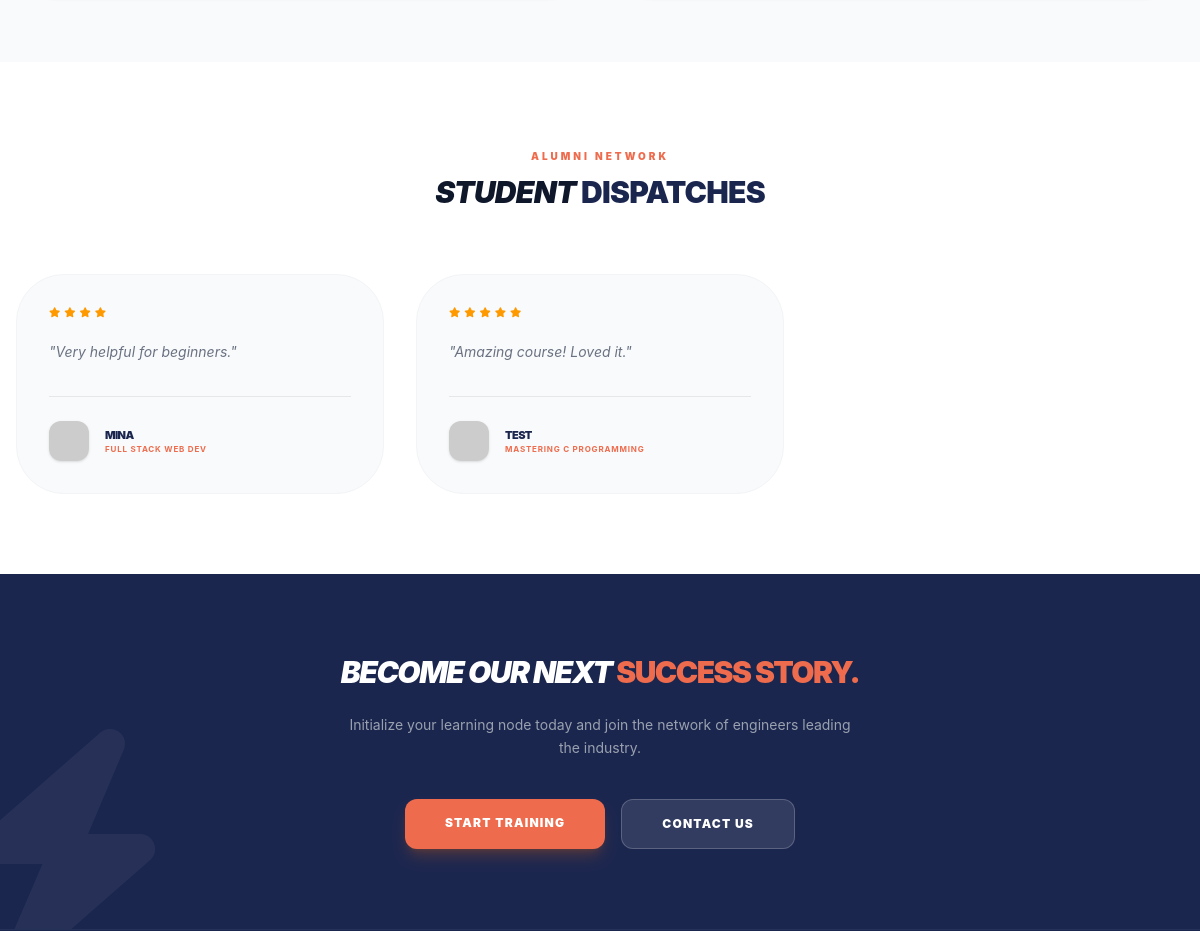
Before: /testimonials.php (middle part) with the older database file.
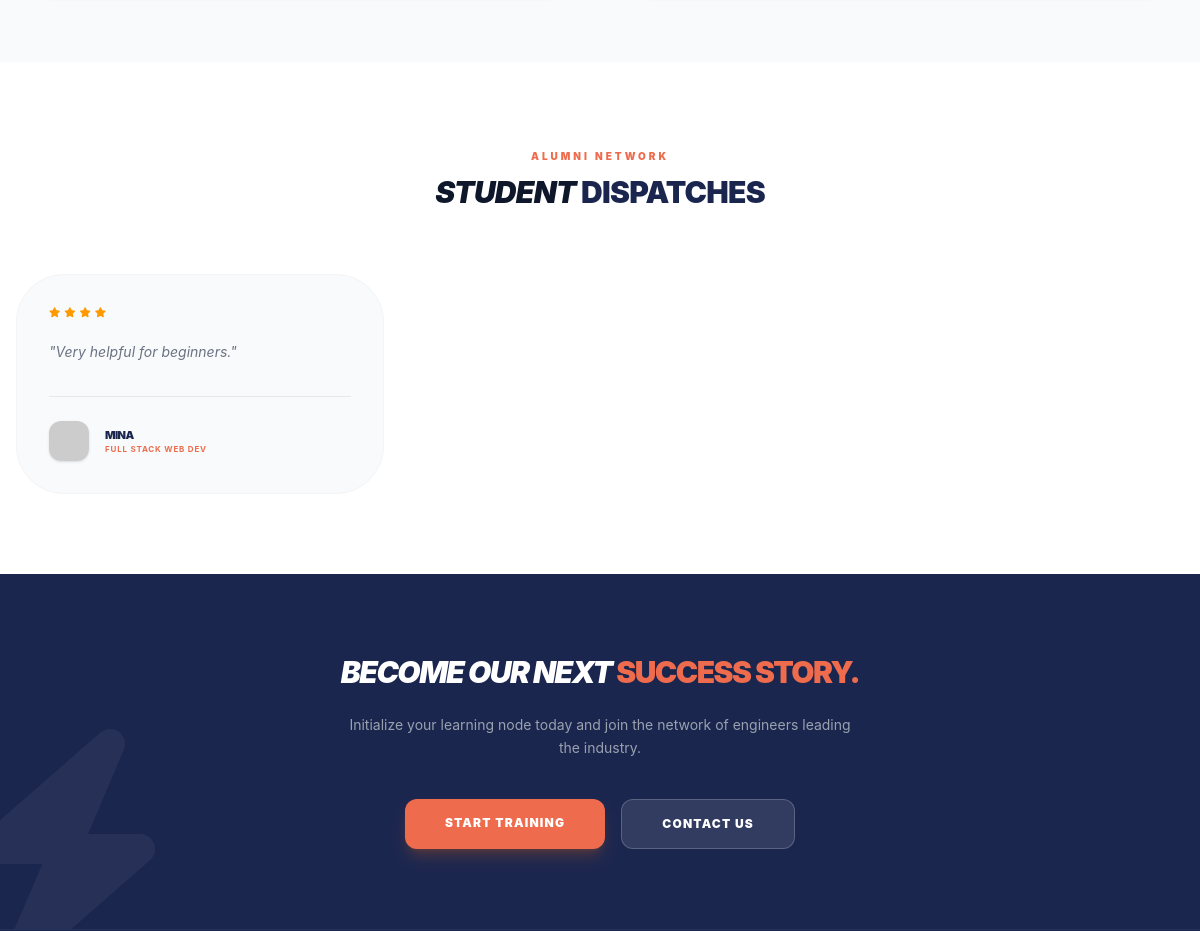
After: the same page with the newer database file.
### tables this page shows
CREATE TABLE `course_reviews` (
  `review_id` int(11) NOT NULL,
  `user_id` int(11) NOT NULL,
  `course_id` int(11) NOT NULL,
  `rating` int(11) NOT NULL,
  `review` text DEFAULT NULL,
  `created_at` timestamp NOT NULL DEFAULT current_timestamp()
);

CREATE TABLE `user_master` (
  `user_id` int(11) NOT NULL,
  `name` varchar(50) DEFAULT NULL,
  `username` varchar(50) NOT NULL,
  `phone` varchar(15) NOT NULL,
  `email` varchar(50) NOT NULL,
  `gender` enum('male','female','other','') NOT NULL,
  `password` varchar(50) DEFAULT NULL,
  `role` enum('student','admin','manager') DEFAULT 'student',
  `datetime` timestamp NOT NULL DEFAULT current_timestamp() ON UPDATE current_timestamp(),
  `status` enum('publish','draft') DEFAULT 'publish'
);

CREATE TABLE `courses` (
  `course_id` int(11) NOT NULL,
  `category_id` int(11) DEFAULT NULL,
  `instructor_id` int(11) DEFAULT NULL,
  `title` varchar(255) DEFAULT NULL,
  `slug` varchar(255) DEFAULT NULL,
  `summary` varchar(500) DEFAULT NULL,
  `description` text DEFAULT NULL,
  `duration` int(11) DEFAULT NULL,
  `video_url` text DEFAULT NULL,
  `video_file` varchar(255) DEFAULT NULL,
  `demo_video_url` text DEFAULT NULL,
  `price` decimal(10,2) DEFAULT NULL,
  `thumbnail` varchar(255) DEFAULT NULL,
  `is_featured` tinyint(1) NOT NULL DEFAULT 0,
  `status` enum('publish','draft') NOT NULL DEFAULT 'publish',
  `created_at` timestamp NOT NULL DEFAULT current_timestamp()
);

### testimonials.php (the view, shortened to what this page needs)
<?php
include 'header.php';
$sqlStudent = "SELECT r.*, u.name, c.title
               FROM course_reviews r
               JOIN user_master u ON r.user_id = u.user_id
               JOIN courses c ON r.course_id = c.course_id
               ORDER BY r.review_id DESC";
$resStudent = mysqli_query($conn, $sqlStudent);
?>
<section class="py-16 bg-gray-50">
</section>
<section class="py-20 bg-white">
    <div class="max-w-7xl mx-auto px-4">
        <div class="text-center mb-16">
            <span class="text-hero-orange font-black uppercase tracking-[0.3em] text-[10px]">Alumni Network</span>
            <h2 class="text-3xl font-black tracking-tight mt-2 italic uppercase">Student <span class="text-hero-blue not-italic">Dispatches</span></h2>
        </div>
        <div class="grid grid-cols-1 md:grid-cols-2 lg:grid-cols-3 gap-8">
            <?php
            if (mysqli_num_rows($resStudent) > 0):
                while($review = mysqli_fetch_assoc($resStudent)):
            ?>
            <div class="bg-gray-50 p-8 rounded-[3rem] border border-gray-100 flex flex-col hover:border-hero-orange transition-all active:scale-[0.98]">
                <div class="flex text-amber-500 gap-1 mb-6 text-[10px]">
                    <?php for($i=0; $i<$review['rating']; $i++) echo '<i class="fas fa-star"></i>'; ?>
                </div>
                <p class="text-gray-500 italic mb-8 leading-relaxed text-sm flex-1">
                    "<?php echo htmlspecialchars($review['review']); ?>"
                </p>
                <div class="pt-6 border-t border-gray-200 flex items-center gap-4">
                    <img src="https://ui-avatars.com/api/?name=<?php echo urlencode($review['name']); ?>&background=1B264F&color=fff" class="w-10 h-10 rounded-xl shadow-sm">
                    <div>
                        <p class="text-[11px] font-black uppercase tracking-tighter text-hero-blue"><?php echo htmlspecialchars($review['name']); ?></p>
                        <p class="text-[8px] font-bold text-hero-orange uppercase tracking-widest"><?php echo htmlspecialchars($review['title']); ?></p>
                    </div>
                </div>
            </div>
            <?php
                endwhile;
            else:
            ?>
            <div class="col-span-full py-12 text-center opacity-40">
                <p class="text-xs font-black uppercase tracking-widest">Synchronizing alumni feedback nodes...</p>
            </div>
            <?php endif; ?>
        </div>
    </div>
</section>
<section class="py-20 bg-hero-blue text-white overflow-hidden relative">
    <div class="max-w-4xl mx-auto px-4 text-center relative z-10">
        <h2 class="text-3xl font-black italic uppercase tracking-tighter mb-6">Become Our Next <span class="text-hero-orange not-italic">Success Story.</span></h2>
        <p class="text-gray-400 text-sm mb-10 max-w-lg mx-auto leading-relaxed">
            Initialize your learning node today and join the network of engineers leading the industry.
        </p>
        <div class="flex flex-col sm:flex-row justify-center gap-4">
            <a href="courses.php" class="bg-hero-orange text-white px-10 py-4 rounded-xl font-black uppercase tracking-widest text-xs shadow-lg shadow-orange-500/20 active:scale-95 transition-all">Start Training</a>
            <a href="contact.php" class="bg-white/10 border border-white/20 text-white px-10 py-4 rounded-xl font-black uppercase tracking-widest text-xs hover:bg-white/20 transition-all">Contact Us</a>
        </div>
    </div>
    <i class="fas fa-bolt absolute -left-10 -bottom-10 text-[15rem] text-white opacity-5"></i>
</section>
<?php include 'footer.php'; ?>

Changed rows visible on the page:
removed course_reviews: rating 5 (drawn), review "Amazing course! Loved it.", user.name "TEST", course.title "MASTERING C PROGRAMMING"
